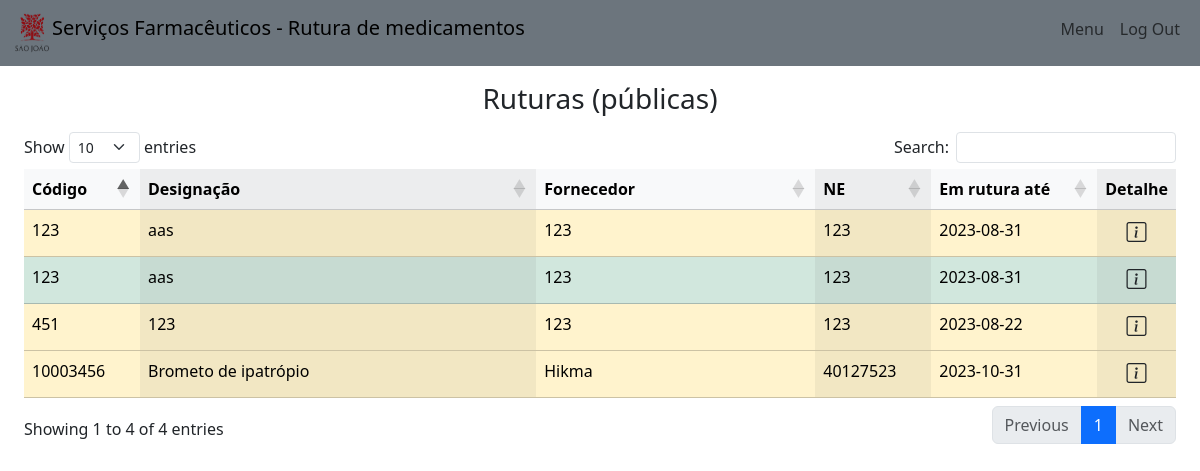
The app's page /list/public (signed in) with its own data.
### tables this page shows
CREATE TABLE "ruts" (
	"id"	INTEGER,
	"code"	INTEGER,
	"desig"	TEXT,
	"forn"	TEXT,
	"order_nr"	INTEGER,
	"end_date"	TEXT,
	"last_date"	TEXT,
	"alternative"	TEXT,
	"detail"	TEXT,
	"obs"	TEXT,
	"created"	TEXT,
	"public"	TEXT DEFAULT 'false',
	"solved"	TEXT DEFAULT 'false',
	PRIMARY KEY("id" AUTOINCREMENT)
);

### main.py (the view)
@app.route('/list/<status>', methods=['GET'])
@login_required
def list(status):
    con = sql_open()
    cursor = con.cursor()
    if status == 'other':
        cursor.execute("SELECT * FROM ruts WHERE solved = ?", ('false',))
        list_Type = '(por resolver)'
    elif status == 'public':
        cursor.execute("SELECT * FROM ruts WHERE public = ?", ('true', ))
        list_Type = '(públicas)'
    else:
        cursor.execute("SELECT * FROM ruts")
        list_Type = '(todas)'
    data = cursor.fetchall()
    cursor.close()
    return render_template('list.html', data=data, listType=list_Type)

### helpers.py (called while the page is built)
def login_required(f):
    @wraps(f)
    def decorated_function(*args, **kwargs):
        if session['name'] is None:
            return redirect(url_for('login'))
        return f(*args, **kwargs)
    return decorated_function

### main.py (called while the page is built)
def sql_open():
    con = sql.connect('database.db')
    con.row_factory = sql.Row
    return con

### templates/list.html (shortened to what this page needs)
{% extends 'home.html' %}
{% block main %}
<div class="container-fluid row mt-3 mx-auto">
    <h3 class="mb-3 text-center">Ruturas {{ listType }}</h3>
    <table class="table table-striped-columns table-hover" id="allTable">
        <thead class="table-light">
            <tr>
                <th>Código</th>
                <th>Designação</th>
                <th>Fornecedor</th>
                <th>NE</th>
                <th>Em rutura até</th>
                <th>Detalhe</th>
            </tr>
        </thead>
        <tbody>
            {% for row in data %}
            {% if row['solved'] == 'true' %}
            <tr class="table-success">
            {% else %}
            <tr class="table-warning">
            {% endif %}
                <td style="width:100px">{{ row['code'] }}</td>
                <td>{{ row['desig'] }}</td>
                <td>{{ row['forn'] }}</td>
                <td style="width:100px">{{ row['order_nr'] }}</td>
                <td style="width:150px">{{ row['end_date'] }}</td>
                <td style="width:50px; text-align: center;"><a class="text-color-black" href="{{ url_for('details', id=row['id']) }}"><i class="bi bi-info-square text-dark fs-5"></i></a></td>
            </tr>
            {% endfor %}
        </tbody>
    </table>
</div>
{% endblock main %}

### static/styles.css (style rules this page uses)
body, html { height: 100%; text-decoration: none; }

### records on screen
ruts: code "123", desig "aas", forn "123", order_nr "123", end_date "2023-08-31"
ruts: code "123", desig "aas", forn "123", order_nr "123", end_date "2023-08-31"
ruts: code "451", desig "123", forn "123", order_nr "123", end_date "2023-08-22"
ruts: code "10003456", desig "Brometo de ipatrópio", forn "Hikma", order_nr "40127523", end_date "2023-10-31"

### other values on screen
{{ listType }} "(públicas)"
